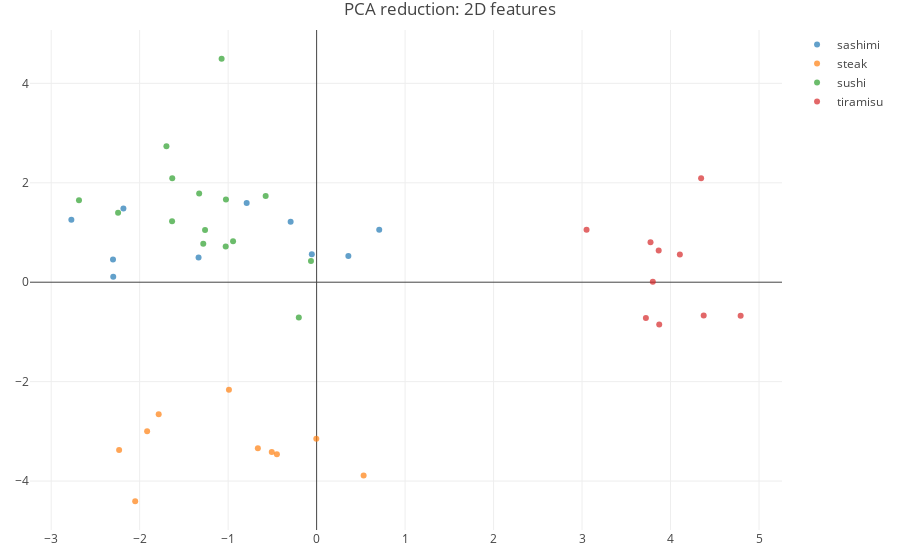

Write notebook code for a chart like this one.
### Code cell
traces=[]

for n in range(0,number_of_recipe_categories):
    df_category=df_PCA_2D[(df_PCA_2D.category_indices==n)]
    point_name=str(df_category.labels[df_category.index[0]])
    trace = go.Scatter(
    x=df_category['pca-1'],
    y=df_category['pca-2'],
    mode='markers',
    marker=dict(
        colorscale='Viridis',
        opacity=0.7,
        line=dict(color='rgb(140, 140, 170)')
    ),
    name=point_name,
    text=df_category['text_names'],
    )

    traces.append(trace)

layout = go.Layout(
    title='PCA reduction: 2D features',
    hovermode='closest',
    margin=dict(
       l=30,
       r=30,
       b=30,
       t=30
    ),
      scene = dict(
        xaxis = dict(
            title='pca-1',
       ),
       yaxis = dict(
           title='pca-2',
       ),
    ),
 
)

fig = go.Figure(data=traces, layout=layout)
iplot(fig)

### Figure 1 — Plotly figure (JSON) as saved in the notebook; plotly's stock layout.template omitted (floating-point values rounded to 4 significant figures)
{"data": [{"marker": {"colorscale": "Viridis", "line": {"color": "rgb(140, 140, 170)"}, "opacity": 0.7}, "mode": "markers", "name": "sashimi", "text": ["1.txt", "10.txt", "2.txt", "3.txt", "4.txt", "5.txt", "6.txt", "7.txt", "8.txt", "9.txt"], "type": "scatter", "uid": "cd233fc7-538f-42e6-b288-78c0cd06f3f2", "x": [-0.05426, -1.334, 0.7075, -0.7906, -2.772, -0.2936, -2.184, -2.302, -2.299, 0.3586], "y": [0.5649, 0.4964, 1.057, 1.596, 1.255, 1.214, 1.481, 0.4555, 0.1105, 0.5289]}, {"marker": {"colorscale": "Viridis", "line": {"color": "rgb(140, 140, 170)"}, "opacity": 0.7}, "mode": "markers", "name": "steak", "text": ["1.txt", "10.txt", "2.txt", "3.txt", "4.txt", "5.txt", "6.txt", "7.txt", "8.txt", "9.txt"], "type": "scatter", "uid": "7964576a-9e0a-44d6-b5d8-276e19cb0333", "x": [-0.003634, -2.051, -2.232, -0.6642, -0.991, -0.507, -0.449, 0.5311, -1.916, -1.785], "y": [-3.151, -4.406, -3.375, -3.34, -2.164, -3.416, -3.463, -3.887, -2.996, -2.657]}, {"marker": {"colorscale": "Viridis", "line": {"color": "rgb(140, 140, 170)"}, "opacity": 0.7}, "mode": "markers", "name": "sushi", "text": ["1.txt", "10.txt", "11.txt", "12.txt", "13.txt", "14.txt", "15.txt", "2.txt", "3.txt", "4.txt", "5.txt", "6.txt", "7.txt", "8.txt", "9.txt"], "type": "scatter", "uid": "877c270b-5550-4f77-baaf-df86a9373360", "x": [-0.9443, -1.281, -1.074, -2.686, -1.633, -2.244, -0.5759, -0.06383, -1.028, -0.2011, -1.261, -1.025, -1.697, -1.632, -1.328], "y": [0.8245, 0.7744, 4.495, 1.65, 1.228, 1.395, 1.732, 0.4242, 0.7191, -0.7118, 1.05, 1.666, 2.734, 2.092, 1.783]}, {"marker": {"colorscale": "Viridis", "line": {"color": "rgb(140, 140, 170)"}, "opacity": 0.7}, "mode": "markers", "name": "tiramisu", "text": ["1.txt", "10.txt", "2.txt", "3.txt", "4.txt", "5.txt", "6.txt", "7.txt", "8.txt", "9.txt"], "type": "scatter", "uid": "de1a55a0-185c-43c4-824d-ddf04f759c2e", "x": [4.792, 3.872, 4.105, 4.346, 4.375, 3.774, 3.8, 3.722, 3.866, 3.051], "y": [-0.6747, -0.8519, 0.5568, 2.089, -0.6677, 0.8045, 0.01046, -0.7208, 0.6357, 1.056]}], "layout": {"hovermode": "closest", "margin": {"b": 30, "l": 30, "r": 30, "t": 30}, "scene": {"xaxis": {"title": "pca-1"}, "yaxis": {"title": "pca-2"}}, "title": "PCA reduction: 2D features"}}
